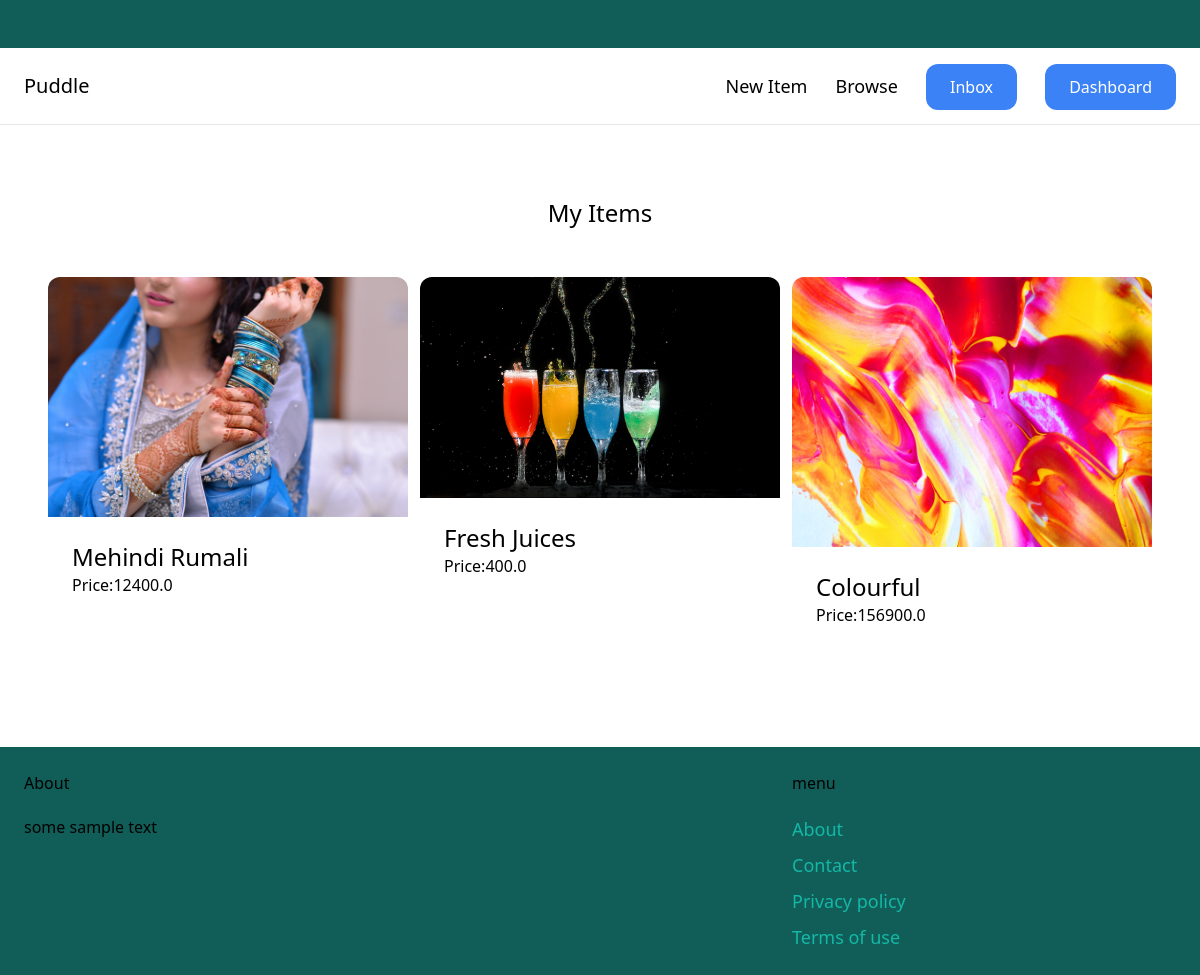
Page /dashboard/ (signed in) on the committed database.
### item/models.py (models this page shows, shortened)
class Item(models.Model):
    category =models.ForeignKey(Category,related_name='items', on_delete=models.CASCADE)#when we delete category it will delete all items also
    name= models.CharField(max_length=255)
    description=models.TextField(blank=True,null=True)
    price= models.FloatField()
    image =models.ImageField(upload_to='item_images',blank=True,null=True)
    is_sold =models.BooleanField(default=False)
    created_by=models.ForeignKey(User,related_name='items',on_delete=models.CASCADE)
    created_at =models.DateTimeField(auto_now_add=True)

### dashboard/views.py (the view)
# urls.py: path('', views.index,name='index'),
@login_required
def index(request):
    items = Item.objects.filter(created_by=request.user)
    return render(
        request,
        "dashboard/index.html",
        {
            "items": items,
        },
    )

### dashboard/templates/dashboard/index.html (shortened to what this page needs)
{% extends 'core/base.html' %}
{% block content %}
<div class="mb-6 px-6 py-12 bg-grey-100 rounded-xl">
    <h2 class="mb-12 text-2xl text-center">My Items</h2>
    <div class="grid grid-cols-3 gap-3">
        {% for item in items %}
        <div>
            <a href="{% url 'item:detail' item.id %}">
                <div>
                    <img src="{{ item.image.url }}" class="rounded-t-xl">
                </div>
                <div class="p-6 bg-white rounded-b-xl">
                    <h2 class="text-2xl">{{ item.name}}</h2>
                    <p class="text-grey-500">Price:{{ item.price}}</p>
                </div>
            </a>
        </div>
        {% endfor %}
    </div>
</div>
{% endblock %}

### rows in the picture
Item: image (picture), name "Mehindi Rumali", price "12400.0"
Item: image (picture), name "Fresh Juices", price "400.0"
Item: image (picture), name "Colourful", price "156900.0"
